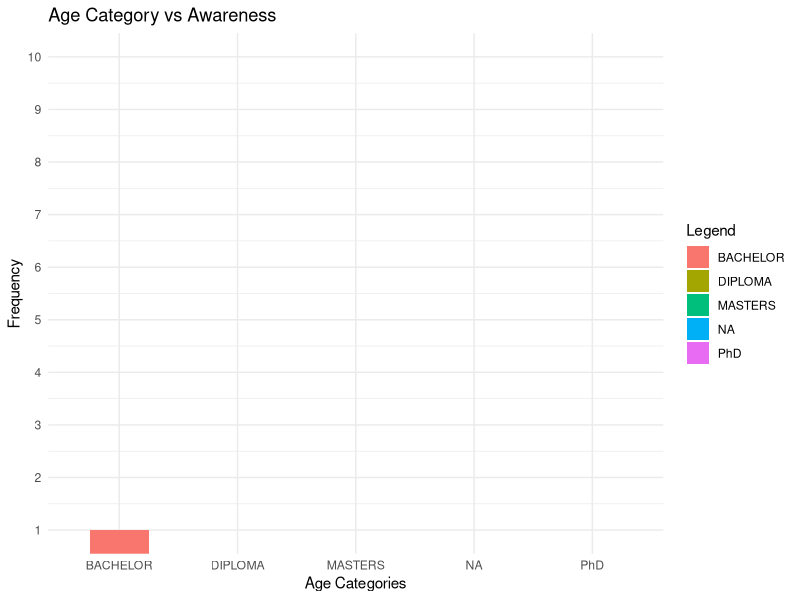

Write the R code that produced this figure.
library(readxl)
library(ggplot2)

age_group<-as.data.frame(read_excel("Demographic_and_BI_adoption.xlsx", sheet = "Demography_information", range = "D2:D13",col_names = FALSE,col_types = "text"))

bi_doption<-as.data.frame(read_excel("Demographic_and_BI_adoption.xlsx", sheet = "Business_intelligence_adoption", range = "H2:H13",col_names = FALSE,col_types = "text"))

occurance<-table(age_group[,1],bi_doption[,1])

q<-as.data.frame.matrix(occurance)
age_row_names <-as.data.frame(row.names.data.frame(q))
nFrame<-data.frame(
  qln = age_row_names,
  no = q[,1],
  yes = q[,2]
)
colnames(nFrame)<-c("qln","no","yes")

#tiff("age_vs_awareness_barChat.tiff", units="in", width=5, height=5, res=300)
ggplot(nFrame, aes(x=qln,y = yes,fill=qln)) + 
  geom_col(width = 0.5)+
  scale_y_continuous(breaks = seq(1,10,by=1))+
  coord_cartesian(ylim = c(1,10))+
  labs(
    title = "Age Category vs Awareness",
    x="Age Categories",
    y="Frequency",
    fill ="Legend"
  )+theme_minimal()
#dev.off()
